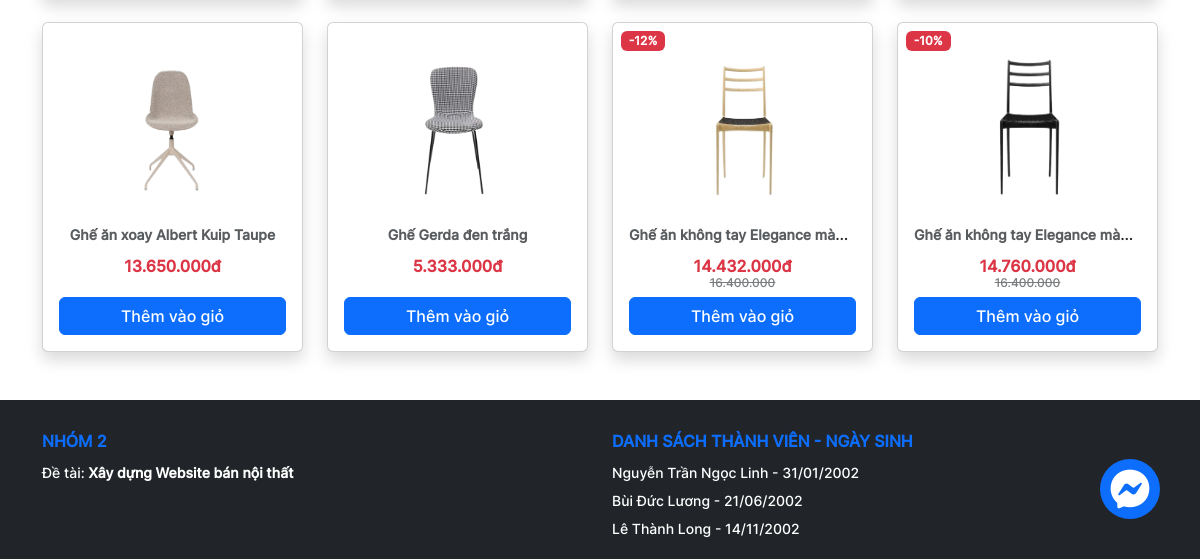
/category.php (lower part), run on an earlier commit of the app's database.
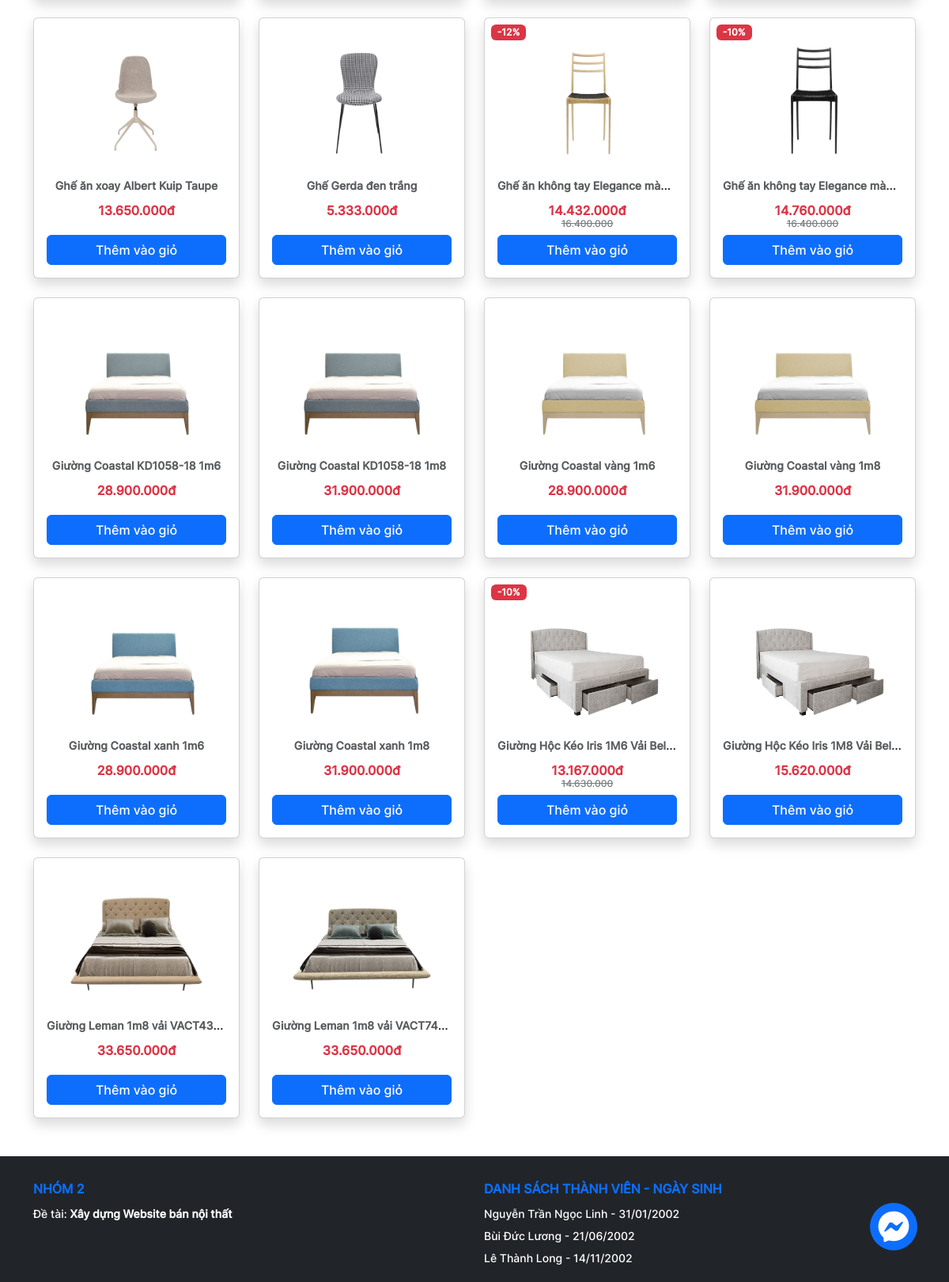
And on a later commit of the database.
### tables this page shows
CREATE TABLE `products` (
  `id` int(11) NOT NULL,
  `name` varchar(100) NOT NULL,
  `quantity` int(11) NOT NULL,
  `price` int(11) NOT NULL,
  `discount` int(11) NOT NULL,
  `image` text NOT NULL,
  `category_id` int(11) NOT NULL,
  `description` text NOT NULL
);

### classes/database.php (called while the page is built, shortened)
<?php
class Database
{
  private $conn = null;
  public function __construct()
  {
    $this->conn = new mysqli(DB_HOST, DB_USER, DB_PASS, DB_NAME);
  }
  public function getAllProducts($id)
  {
    $data = array();
    $sql = "SELECT * FROM products";
    $stmt = $this->conn->prepare($sql);
    $stmt->execute();
    $result = $stmt->get_result();
    while ($row = $result->fetch_assoc()) {
      $data[] = $row;
    }
    return $data;
  }
}

### category.php (the view, shortened to what this page needs)
<!DOCTYPE html>
<html lang="en">
<head>
  <link rel="stylesheet" href="./assets/fonts/css/all.min.css" />
  <link rel="stylesheet" href="./lib/boostrap/css/bootstrap.min.css" />
  <link rel="stylesheet" href="./assets/css/app.css" />
</head>
<body>
  <div id="root">
    <?php
    include_once("./includes/messenger.php");
    require_once("./classes/database.php");
    $id = $_GET["id"];
    $db = new Database();
    ?>
    <section class="mb-5">
      <div class="container">
        <div class="row row-gap-4">
          <?php
          $products = isset($_GET["filter"]) ? $db->getProductsByCategoryAndFilter($id, $_GET["filter"]) : $db->getAllProducts($id);
          foreach ($products as $p) :
          ?>
            <div class="col-lg-3">
              <div class="card shadow overflow-hidden">
                <div class="card-body position-relative">
                  <div class="position-absolute top-0 start-0 <?= $p["discount"] == 0 ? 'd-none' : '' ?>">
                    <span class="badge rounded bg-danger ms-2 mt-2">-<?= $p["discount"] ?>%</span>
                  </div>
                  <img src="./assets/images/<?= $p["image"] ?>" class="card-img-top" height="181" loading="lazy" alt="..." />
                  <p class="card-title">
                    <a href="product_detail.php?id=<?= $p["id"] ?>" class="fw-bold text-decoration-none text-muted">
                      <div class="line__clamp text-center">
                        <small><?= $p["name"] ?></small>
                      </div>
                    </a>
                  </p>
                  <div class="text-center pt-2">
                    <h6 style="height: 40px;">
                      <span class="text-danger"><?= number_format($p["price"] - ($p["price"] * $p["discount"] / 100), 0, '', '.') ?>đ</span>
                      <p class="fw-light text-decoration-line-through <?= $p["discount"] == 0 ? 'd-none' : '' ?>" style="font-size: 12px;opacity: 0.6">
                        <?= number_format($p["price"], 0, '', '.') ?>
                      </p>
                    </h6>
                  </div>
                  <div class="d-grid">
                    <button class="add-to-cart btn btn-primary" data-id="<?= $p["id"] ?>" title="Thêm vào giỏ hàng">
                      Thêm vào giỏ
                    </button>
                  </div>
                </div>
              </div>
            </div>
          <?php endforeach; ?>
        </div>
      </div>
    </section>
    <?php
    include_once("./includes/footer.php");
    ?>
  </div>
</body>
</html>

What changed in the data, as far as the page shows it:
added products: image (picture), name "Giường Coastal KD1058-18 1m6", $p["price"] - ($p["price"] * $p["discount"] / 100) "28.900.000"
added products: image (picture), name "Giường Coastal KD1058-18 1m8", $p["price"] - ($p["price"] * $p["discount"] / 100) "31.900.000"
added products: image (picture), name "Giường Coastal vàng 1m6", $p["price"] - ($p["price"] * $p["discount"] / 100) "28.900.000"
added products: image (picture), name "Giường Coastal vàng 1m8", $p["price"] - ($p["price"] * $p["discount"] / 100) "31.900.000"
added products: image (picture), name "Giường Coastal xanh 1m6", $p["price"] - ($p["price"] * $p["discount"] / 100) "28.900.000"
added products: image (picture), name "Giường Coastal xanh 1m8", $p["price"] - ($p["price"] * $p["discount"] / 100) "31.900.000"
added products: discount "10", image (picture), name "Giường Hộc Kéo Iris 1M6 Vải Bel…", $p["price"] - ($p["price"] * $p["discount"] / 100) "13.167.000", price "14.630.000"
added products: image (picture), name "Giường Hộc Kéo Iris 1M8 Vải Bel…", $p["price"] - ($p["price"] * $p["discount"] / 100) "15.620.000"
added products: image (picture), name "Giường Leman 1m8 vải VACT4328", $p["price"] - ($p["price"] * $p["discount"] / 100) "33.650.000"
added products: image (picture), name "Giường Leman 1m8 vải VACT7464", $p["price"] - ($p["price"] * $p["discount"] / 100) "33.650.000"
